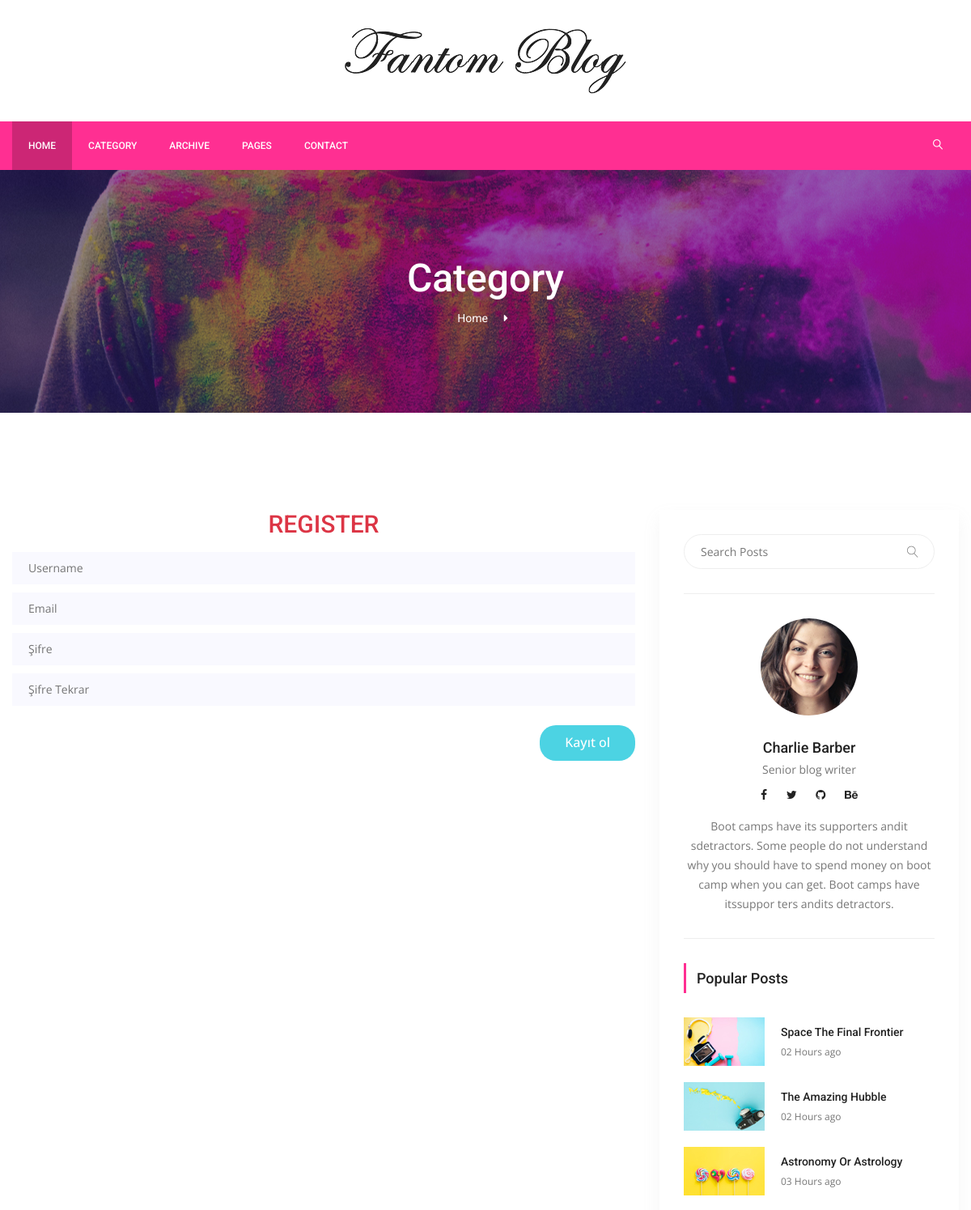
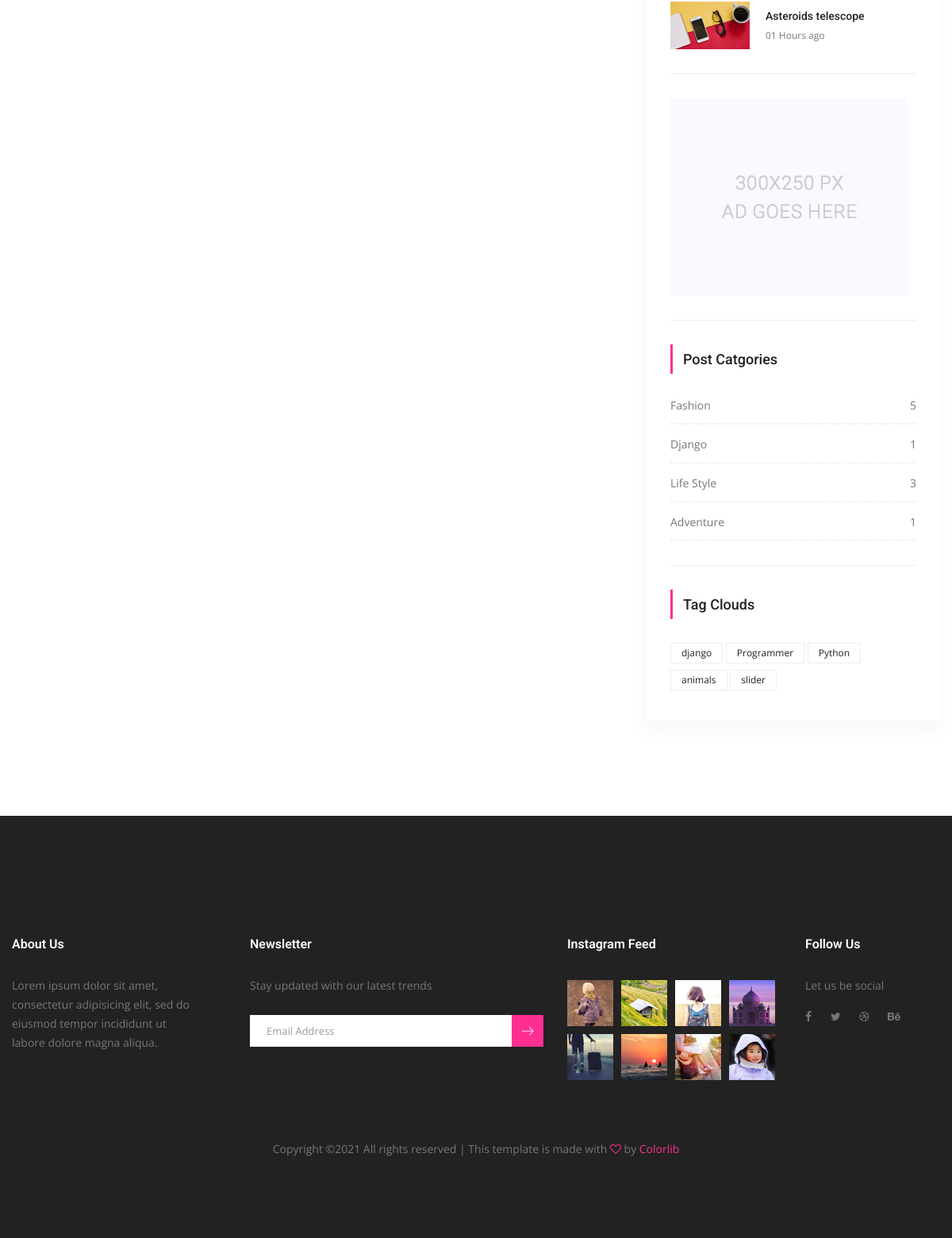
The page /users/register/ on the database its author committed (2 pictures, top to bottom).
### posts/models.py (models this page shows, shortened)
class Category(models.Model):
    title = models.CharField(max_length=250)
    slug = models.SlugField(editable=False)
    def post_count(self):
        return self.posts.all().count() #posts -> related_name="posts" dan geliyor..

class Tag(models.Model):
    title = models.CharField(max_length = 50)
    slug = models.SlugField(editable = False )
    def __str__(self):
        return self.title

### users/views.py (the view)
# urls.py: path('register/', RegisterView.as_view(), name='register'),
class RegisterView(CreateView):
    template_name = 'users/register.html'
    form_class = RegisterForm
    success_url = '/' # işlem başarılı login page olana kadar, buraya gitsin.

### users/forms.py
class RegisterForm(UserCreationForm):
    username = forms.CharField()
    email = forms.EmailField(max_length = 80)
    password1 = forms.CharField()
    password2 = forms.CharField()
    class Meta(UserCreationForm.Meta):
        model = User
        fields = ('username','email','password1','password2')

### posts/templatetags/custom_tags.py (called while the page is built)
@register.simple_tag(name="categories")
def all_categories():
    return Category.objects.all()

@register.simple_tag(name="tags")
def all_tags():
    return Tag.objects.all()

### templates/users/register.html (shortened to what this page needs)
{% extends 'base.html' %}
{% load static %}
    {% block content %}
        <section class="banner_area">
            <div class="banner_inner d-flex align-items-center">
            	<div class="overlay bg-parallax" data-stellar-ratio="0.9" data-stellar-vertical-offset="0" data-background=""></div>
				<div class="container">
					<div class="banner_content text-center">
						<h2>Category</h2>
						<div class="page_link">
							<a href="{% url 'index' %}">Home</a>
						</div>
					</div>
				</div>
            </div>
        </section>
        <section class="blog_area p_120">
            <div class="container">
                <div class="row">
                    <div class="col-lg-8">
                        <h2 class="text-center text-danger mb-3">REGISTER</h2>
                        <form method="POST"> {% csrf_token %}
                            <div class="blog_left_sidebar">
                                        <div class="mt-10">
                                            <input type="text" name="username" placeholder="Username"
                                                   onfocus="this.placeholder = ''"
                                                   onblur="this.placeholder = 'Username'"
                                                   required="" class="single-input">
                                        </div>
                                        <div class="mt-10">
                                            <input type="text" name="email" placeholder="Email" onfocus="this.placeholder = ''" onblur="this.placeholder = 'Email'" required="" class="single-input">
                                        </div>
                                         <div class="mt-10">
                                            <input type="password" name="password1" placeholder="Şifre" onfocus="this.placeholder = ''" onblur="this.placeholder = 'Şifre'" required="" class="single-input">
                                        </div>
                                        <div class="mt-10">
                                            <input type="password" name="password2" placeholder="Şifre Tekrar" onfocus="this.placeholder = ''" onblur="this.placeholder = 'Şifre Tekrar'" required="" class="single-input">
                                        </div>
                                    <button type="submit" class="genric-btn success circle mt-4" style="float:right;">
                                        <span style="font-size: 1rem;">Kayıt ol</span>
                                    </button>
                            </div>
                       </form>
                    </div>
                    {% include 'right_side.html' %}
                </div>
            </div>
        </section>
   {% endblock %}

### templates/right_side.html
{% load static %}
{% load custom_tags %}
  <div class="col-lg-4">
            <div class="blog_right_sidebar">
                <aside class="single_sidebar_widget search_widget">
                    <div class="input-group">
                        <input type="text" class="form-control" placeholder="Search Posts">
                        <span class="input-group-btn">
                            <button class="btn btn-default" type="button"><i class="lnr lnr-magnifier"></i></button>
                        </span>
                    </div>
                    <div class="br"></div>
                </aside>
                <aside class="single_sidebar_widget author_widget">
                    <img class="author_img rounded-circle" src="{% static "img/blog/author.png" %}" alt="">
                    <h4>Charlie Barber</h4>
                    <p>Senior blog writer</p>
                    <div class="social_icon">
                        <a href="#"><i class="fa fa-facebook"></i></a>
                        <a href="#"><i class="fa fa-twitter"></i></a>
                        <a href="#"><i class="fa fa-github"></i></a>
                        <a href="#"><i class="fa fa-behance"></i></a>
                    </div>
                    <p>Boot camps have its supporters andit sdetractors. Some people do not understand why you should have to spend money on boot camp when you can get. Boot camps have itssuppor ters andits detractors.</p>
                    <div class="br"></div>
                </aside>
                <aside class="single_sidebar_widget popular_post_widget">
                    <h3 class="widget_title">Popular Posts</h3>
                    <div class="media post_item">
                        <img src="{% static "img/blog/popular-post/post1.jpg" %}" alt="post">
                        <div class="media-body">
                            <a href="blog-details.html"><h3>Space The Final Frontier</h3></a>
                            <p>02 Hours ago</p>
                        </div>
                    </div>
                    <div class="media post_item">
                        <img src="{% static "img/blog/popular-post/post2.jpg" %}" alt="post">
                        <div class="media-body">
                            <a href="blog-details.html"><h3>The Amazing Hubble</h3></a>
                            <p>02 Hours ago</p>
                        </div>
                    </div>
                    <div class="media post_item">
                        <img src="{% static "img/blog/popular-post/post3.jpg" %}" alt="post">
                        <div class="media-body">
                            <a href="blog-details.html"><h3>Astronomy Or Astrology</h3></a>
                            <p>03 Hours ago</p>
                        </div>
                    </div>
                    <div class="media post_item">
                        <img src="{% static "img/blog/popular-post/post4.jpg" %}" alt="post">
                        <div class="media-body">
                            <a href="blog-details.html"><h3>Asteroids telescope</h3></a>
                            <p>01 Hours ago</p>
                        </div>
                    </div>
                    <div class="br"></div>
                </aside>
                <aside class="single_sidebar_widget">
                    <a href="#"><img class="img-fluid" src="{% static "img/blog/add.jpg" %}" alt=""></a>
                    <div class="br"></div>
                </aside>
                <aside class="single_sidebar_widget post_category_widget">
                    <h4 class="widget_title">Post Catgories</h4>
                    <ul class="list cat-list">
                       {% categories as categories %}
                        {% for category in categories %}
                        <li>
                            <a href="{% url 'category_detail' pk=category.id slug=category.slug %}" class="d-flex justify-content-between">
                                <p>{{ category.title }}</p>
                                <p>{{ category.post_count }}</p>
                            </a>
                        </li>
                        {% endfor %}
                    </ul>
                    <div class="br"></div>
                </aside>
                <aside class="single-sidebar-widget tag_cloud_widget">
                    <h4 class="widget_title">Tag Clouds</h4>
                    <ul class="list">
                        {% tags as etiketler %}
                        {% for etiket in etiketler %}
                        <li><a href="{% url 'tag_detail' etiket.slug %}">{{ etiket }}</a></li>
                        {% endfor %}
                    </ul>
                </aside>
            </div>
        </div>

### rows shown on the page
Category: title "Fashion", post_count "5"
Category: title "Django", post_count "1"
Category: title "Life Style", post_count "3"
Category: title "Adventure", post_count "1"
Tag: title "django"
Tag: title "Programmer"
Tag: title "Python"
Tag: title "animals"
Tag: title "slider"
